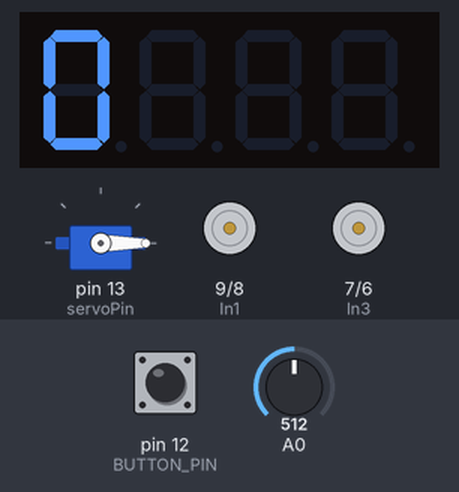
This sketch was run on a simulated Arduino Uno, built with avr-gcc and run on an emulated ATmega328P. On the bench: 4-digit seven-segment display, servo, motor-driver pin pairs drawn as motors (green arrow = first pin HIGH = forward, orange = second pin HIGH = backward, longer = more drive, scaled by the enable pin). Inputs (shaded band) come from the test bench; at power-on: pin 12 (BUTTON_PIN) LOW, A0 = 512. The audio player accepts every command and is not drawn; what the sketch prints to the serial monitor is not drawn.

Above: at 2.7 s.
2.8 s: pin 12 (BUTTON_PIN) pulled HIGH for 0.15 s
At 3.1 s:
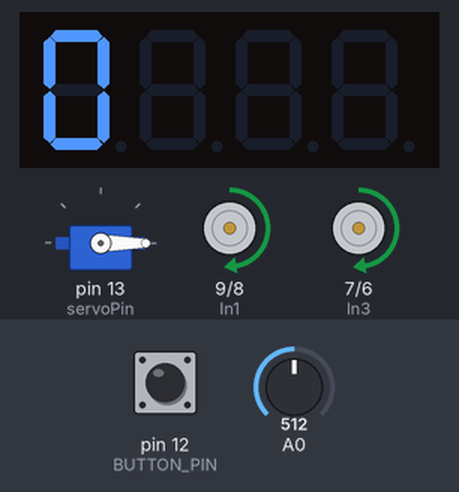
At 4.9 s:
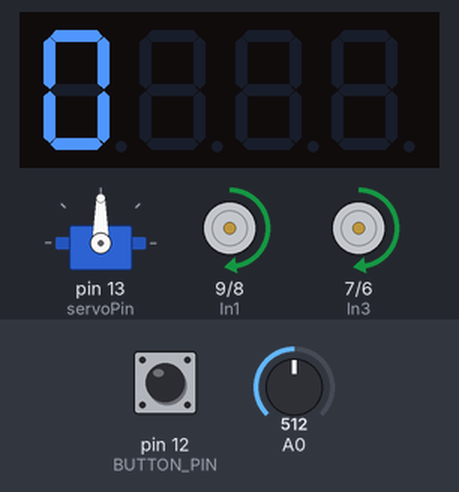
Timing chart, 0 to 40.1 s (numbered marks = the images above; inputs shaded):
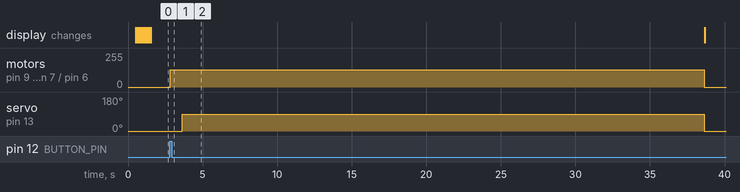

Measured:
- after the input at 2.8 s, motor on pin 9 (In1) / pin 8 (In2), motor on pin 7 (In3) / pin 6 (In4): stopped → forward 128/255 at once, → stopped 35.8 s later; servo on pin 13 (servoPin): 0° → 90° after 0.83 s, → 0° 35.0 s later

The sketch:

ballerino.ino
```cpp
// Microswith and potmeter
int BUTTON_PIN = 12;
int TOGGLE = 1;

// Motors
#define EnA 10
#define EnB 5
#define In1 9
#define In2 8
#define In3 7
#define In4 6

// Servo
#include <Servo.h>

// Declare the Servo pin
int servoPin = 13;

// Create a servo object
Servo Servo1;

// display
#include "SevenSegmentTM1637.h"

const byte PIN_CLK = 2;   // define CLK pin (any digital pin)
const byte PIN_DIO = 3;   // define DIO pin (any digital pin)

SevenSegmentTM1637    display(PIN_CLK, PIN_DIO);

// mp3 player
#include "Arduino.h"
#include "SoftwareSerial.h"
#include "DFRobotDFPlayerMini.h"

SoftwareSerial mySoftwareSerial(4, 11); // RX, TX
DFRobotDFPlayerMini myDFPlayer;

// Variables
int buttonPushCounter = 0;   // counter for the number of button presses
int buttonState = 0;         // current state of the button
int lastButtonState = 0;     // previous state of the button
int motorPower = 0;
int playSound = 1;

void setup() {

  mySoftwareSerial.begin(9600);
  Serial.begin(9600);

  pinMode(BUTTON_PIN, INPUT);

  if (!myDFPlayer.begin(mySoftwareSerial)) {  //Use softwareSerial to communicate with mp3.
    Serial.println(F("Unable to begin:"));
    Serial.println(F("1.Please recheck the connection!"));
    Serial.println(F("2.Please insert the SD card!"));
    while(true);
  }
  Serial.println(F("DFPlayer Mini online."));

  // All motor control pins are outputs
  pinMode(EnA, OUTPUT);
  pinMode(EnB, OUTPUT);
  pinMode(In1, OUTPUT);
  pinMode(In2, OUTPUT);
  pinMode(In3, OUTPUT);
  pinMode(In4, OUTPUT);

  // start display
  display.begin();            // initializes the display
  display.setBacklight(100);  // set the brightness to 100 %
  display.print("0");      // display INIT on the display

  // We need to attach the servo to the used pin number
  Servo1.attach(servoPin);
  Servo1.write(0);

  myDFPlayer.volume(20);  //Set volume value. From 0 to 30
  myDFPlayer.play(1);  //Play the first mp3
}

void loop() {

  // read the pot meter, convert to DC motor values
  int motorPower = analogRead(A0) / 4;

  // read the sound toggle swicth
  playSound - digitalRead(TOGGLE);

  // read the pushbutton input pin:
  buttonState = digitalRead(BUTTON_PIN);

  // compare the buttonState to its previous state
  if (buttonState != lastButtonState) {
    // if the state has changed, increment the counter
    if (buttonState == HIGH) {
     if(playSound == 1) {
        myDFPlayer.play(2);
     }
      // if the current state is HIGH then the button went from off to on:
      ejectBall(motorPower);
    } else {
      // if the current state is LOW then the button went from on to off:
      Serial.println("off");
    }
    // Delay a little bit to avoid bouncing
    delay(50);
  }
  // save the current state as the last state, for next time through the loop
  lastButtonState = buttonState;
}

void ejectBall(int motorSpeed) {
    buttonPushCounter++;

    // start engines

    // turn on motor A
    digitalWrite(In1, HIGH);
    digitalWrite(In2, LOW);
    // set speed
    analogWrite(EnA, motorSpeed);
    // turn on motor B
    digitalWrite(In3, HIGH);
    digitalWrite(In4, LOW);
    // set speed
    analogWrite(EnB, motorSpeed);

    // wait engines to get to speed
    delay(800);

    // Open the gate
    Servo1.write(90);

    // wait for ball te pass
    delay(35000);

    // stop engines
    digitalWrite(In1, LOW);
    digitalWrite(In2, LOW);
    digitalWrite(In3, LOW);
    digitalWrite(In4, LOW);

    // close the gate
    Servo1.write(0);

    // notify Joep of ball ejection
     if(playSound == 1) {
        myDFPlayer.play(3);
     }

    // write to display
    display.print(buttonPushCounter);
}
```
